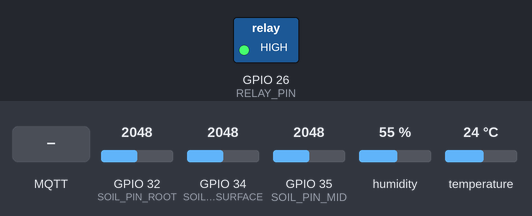
Recording of a sketch running on a simulated ESP32. Parts: switched loads named in the sketch (green lamp = pin HIGH). Inputs (shaded band) come from the test bench; at power-on: GPIO 32 (SOIL_PIN_ROOT) = 2048, GPIO 34 (SOIL_PIN_SURFACE) = 2048, GPIO 35 (SOIL_PIN_MID) = 2048, humidity 55 %, temperature 24 °C. WiFi joins after 1.5 s; servers stay silent unless stated; random numbers use the default seed unless the sketch sets one; no MQTT or app messages arrive unless stated; what the sketch prints to the serial monitor is not drawn.

Above: at 2.7 s.
2.8 s: MQTT message "ON" arrives on the first subscribed topic
At 3.6 s:
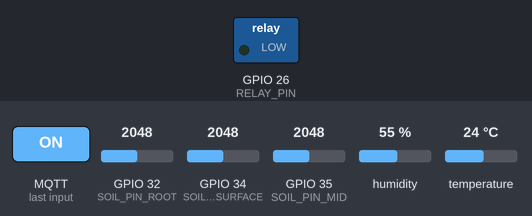
4.3 s: MQTT message "5" arrives on the first subscribed topic
Timing chart, 0 to 19.3 s (numbered marks = the images above; inputs shaded):
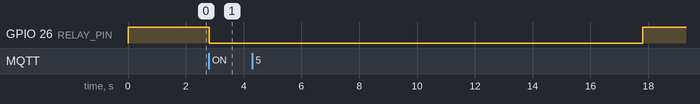

Measured:
- after the input at 2.8 s, GPIO 26 (RELAY_PIN): HIGH → LOW at once

The sketch:

sensor_node_greetopia_ready.ino
```cpp
/*
  !!! DEPRECATED - DO NOT FLASH TO A REAL PUMP !!!
  Replaced by firmware/sensor_node (v2). Known problems of this variant:
   - the MQTT handler no longer checks !pumpRunning, so every new "ON" restarts the timer and repeated commands keep the pump on;
   - the 15 s cutoff sits behind blocking Wi-Fi/MQTT reconnect loops;
   - HTTP mode has no command channel and HTTPS has no certificate handling;
   - based on the older sensor firmware (3000/1200, no power-switched probes, no calibration mode).
  Kept only for reference.
*/
/*
  ============================================================
  SMART IRRIGATION - SENSOR NODE FIRMWARE (ESP32)
  Greetopia Ready: Supports Authenticated MQTT and Direct HTTP API
  ============================================================
  Features:
    1. Reads 3-depth capacitive soil sensors (surface, mid, root) + DHT22 (temp/humidity).
    2. Supports Authenticated MQTT: Broker URL, Port, Username, and Password.
    3. Supports Direct HTTP Telemetry: Can post directly to Greetopia (e.g. Vercel)
       via REST API without needing an external MQTT broker!
    4. Hardware safety pump cutoff (hardcoded max duration).

  LIBRARIES REQUIRED (Arduino IDE > Tools > Manage Libraries):
    - "PubSubClient" by Nick O'Leary (for MQTT)
    - "DHT sensor library" by Adafruit (for temp/humidity)
    - "Adafruit Unified Sensor" by Adafruit
    - "ArduinoJson" by Benoît Blanchon (for HTTP JSON telemetry)
  ============================================================
*/

#include <WiFi.h>
#include <PubSubClient.h>
#include <HTTPClient.h>
#include <DHT.h>

// ============================================================
// 1. NETWORK & AUTHENTICATION CONFIGURATION
// ============================================================
const char* WIFI_SSID     = "YOUR_WIFI_NAME";
const char* WIFI_PASSWORD = "YOUR_WIFI_PASSWORD";

const char* PLANT_ID      = "plant01"; // Unique identifier for this plant

// --- MQTT Broker Configuration ---
// Set USE_MQTT to true if using an MQTT broker (e.g., HiveMQ, EMQX, Mosquitto)
const bool  USE_MQTT       = true;
const char* MQTT_BROKER    = "broker.hivemq.com"; // Your broker host
const int   MQTT_PORT      = 1883;                 // 1883 (TCP) or 8883 (TLS)
const char* MQTT_USERNAME  = "";                   // MQTT username (leave empty if none)
const char* MQTT_PASSWORD  = "";                   // MQTT password (leave empty if none)

// --- HTTP REST API Configuration ---
// Set USE_HTTP to true if you want to post directly to your Greetopia API (e.g. Vercel)
const bool  USE_HTTP       = false;
const char* HTTP_API_URL   = "https://greetopia.vercel.app/api/v1/plants/plant01/telemetry";
const char* DEVICE_TOKEN   = ""; // Optional: matches DEVICE_UPLOAD_TOKEN in backend .env

// ============================================================
// 2. HARDWARE PIN SETUP
// ============================================================
#define SOIL_PIN_SURFACE  34   // ~2-3cm deep (surface)
#define SOIL_PIN_MID      35   // ~7-8cm deep (mid-depth)
#define SOIL_PIN_ROOT     32   // ~15cm deep (root-zone)
#define DHT_PIN            4   // DHT22 data pin
#define RELAY_PIN         26   // Relay pin controlling pump
#define DHTTYPE        DHT22

// ============================================================
// 3. OPERATIONAL SETTINGS
// ============================================================
const unsigned long READ_INTERVAL_MS = 10000; // Read and publish every 10 seconds
const unsigned long MAX_PUMP_RUN_MS  = 15000; // Firmware safety limit: 15 seconds max
const bool RELAY_ACTIVE_LOW = true;          // Most relay modules trigger on LOW

const int SOIL_DRY_VALUE = 3000; // Calibrate in dry air
const int SOIL_WET_VALUE = 1200; // Calibrate submerged in water

// MQTT Topics
String TOPIC_SOIL_SURFACE = String("plants/") + PLANT_ID + "/soil/surface";
String TOPIC_SOIL_MID     = String("plants/") + PLANT_ID + "/soil/mid";
String TOPIC_SOIL_ROOT    = String("plants/") + PLANT_ID + "/soil/root";
String TOPIC_TEMP         = String("plants/") + PLANT_ID + "/temp";
String TOPIC_HUMIDITY     = String("plants/") + PLANT_ID + "/humidity";
String TOPIC_STATUS       = String("plants/") + PLANT_ID + "/status";
String TOPIC_COMMAND      = String("plants/") + PLANT_ID + "/water";

// Hardware objects
WiFiClient espClient;
PubSubClient mqttClient(espClient);
DHT dht(DHT_PIN, DHTTYPE);

unsigned long lastReadTime = 0;
bool pumpRunning = false;
unsigned long pumpStartTime = 0;
unsigned long pumpRunDurationMs = 0;

void pumpOn() {
  digitalWrite(RELAY_PIN, RELAY_ACTIVE_LOW ? LOW : HIGH);
}

void pumpOff() {
  digitalWrite(RELAY_PIN, RELAY_ACTIVE_LOW ? HIGH : LOW);
}

int readSoilPercent(int pin) {
  int raw = analogRead(pin);
  int pct = map(raw, SOIL_DRY_VALUE, SOIL_WET_VALUE, 0, 100);
  return constrain(pct, 0, 100);
}

void connectWiFi() {
  Serial.print("Connecting to WiFi: ");
  Serial.println(WIFI_SSID);
  WiFi.mode(WIFI_STA);
  WiFi.begin(WIFI_SSID, WIFI_PASSWORD);
  while (WiFi.status() != WL_CONNECTED) {
    delay(500);
    Serial.print(".");
  }
  Serial.println("\nWiFi connected! IP address: ");
  Serial.println(WiFi.localIP());
}

void mqttCallback(char* topic, byte* payload, unsigned int length) {
  String msg = "";
  for (unsigned int i = 0; i < length; i++) {
    msg += (char)payload[i];
  }
  msg.trim();
  Serial.printf("MQTT Message arrived on [%s]: %s\n", topic, msg.c_str());

  if (String(topic) == TOPIC_COMMAND && msg.startsWith("ON")) {
    unsigned long requestedMs = MAX_PUMP_RUN_MS;
    int colonIndex = msg.indexOf(':');
    if (colonIndex != -1) {
      int seconds = msg.substring(colonIndex + 1).toInt();
      if (seconds > 0) {
        requestedMs = (unsigned long)seconds * 1000UL;
      }
    }
    pumpRunDurationMs = min(requestedMs, MAX_PUMP_RUN_MS);
    Serial.printf("Watering command accepted. Pump ON for %lu ms\n", pumpRunDurationMs);
    pumpOn();
    pumpRunning = true;
    pumpStartTime = millis();
    if (USE_MQTT && mqttClient.connected()) {
      mqttClient.publish(TOPIC_STATUS.c_str(), "watering");
    }
  }
}

void connectMQTT() {
  while (!mqttClient.connected()) {
    Serial.print("Connecting to MQTT broker: ");
    Serial.println(MQTT_BROKER);
    String clientId = String("esp32-") + PLANT_ID + "-" + String(random(0xffff), HEX);

    bool connected = false;
    // Connect with or without authentication based on credentials provided
    if (strlen(MQTT_USERNAME) > 0) {
      connected = mqttClient.connect(clientId.c_str(), MQTT_USERNAME, MQTT_PASSWORD);
    } else {
      connected = mqttClient.connect(clientId.c_str());
    }

    if (connected) {
      Serial.println("MQTT connected successfully!");
      mqttClient.subscribe(TOPIC_COMMAND.c_str(), 1);
      mqttClient.publish(TOPIC_STATUS.c_str(), "idle");
    } else {
      Serial.print("MQTT connection failed, state rc=");
      Serial.print(mqttClient.state());
      Serial.println(". Retrying in 4 seconds...");
      delay(4000);
    }
  }
}

void sendHttpTelemetry(int surface, int mid, int root, float temp, float hum) {
  if (WiFi.status() != WL_CONNECTED) return;
  HTTPClient http;
  http.begin(HTTP_API_URL);
  http.addHeader("Content-Type", "application/json");
  if (strlen(DEVICE_TOKEN) > 0) {
    http.addHeader("X-Device-Token", DEVICE_TOKEN);
  }

  String json = "{";
  json += "\"soil_surface\":" + String(surface) + ",";
  json += "\"soil_mid\":" + String(mid) + ",";
  json += "\"soil_root\":" + String(root);
  if (!isnan(temp)) {
    json += ",\"temperature_c\":" + String(temp, 1);
  }
  if (!isnan(hum)) {
    json += ",\"humidity_pct\":" + String(hum, 1);
  }
  json += "}";

  int httpCode = http.POST(json);
  if (httpCode > 0) {
    Serial.printf("HTTP telemetry sent, response code: %d\n", httpCode);
  } else {
    Serial.printf("HTTP telemetry failed, error: %s\n", http.errorToString(httpCode).c_str());
  }
  http.end();
}

void setup() {
  Serial.begin(115200);
  pumpOff();
  pinMode(RELAY_PIN, OUTPUT);
  pumpOff();

  dht.begin();
  connectWiFi();

  if (USE_MQTT) {
    mqttClient.setServer(MQTT_BROKER, MQTT_PORT);
    mqttClient.setCallback(mqttCallback);
  }
}

void loop() {
  if (WiFi.status() != WL_CONNECTED) {
    connectWiFi();
  }

  if (USE_MQTT) {
    if (!mqttClient.connected()) {
      connectMQTT();
    }
    mqttClient.loop();
  }

  // Safety cutoff: never exceed pumpRunDurationMs
  if (pumpRunning && (millis() - pumpStartTime >= pumpRunDurationMs)) {
    pumpOff();
    pumpRunning = false;
    Serial.println("Pump turned OFF (safety cutoff / cycle complete).");
    if (USE_MQTT && mqttClient.connected()) {
      mqttClient.publish(TOPIC_STATUS.c_str(), "idle");
    }
  }

  // Periodic sensor read and publish
  if (millis() - lastReadTime >= READ_INTERVAL_MS) {
    lastReadTime = millis();

    int surface = readSoilPercent(SOIL_PIN_SURFACE);
    int mid     = readSoilPercent(SOIL_PIN_MID);
    int root    = readSoilPercent(SOIL_PIN_ROOT);

    float temp = dht.readTemperature();
    float hum  = dht.readHumidity();

    Serial.printf("Readings -> Surface: %d%% | Mid: %d%% | Root: %d%% | Temp: %.1fC | Hum: %.1f%%\n",
                  surface, mid, root, isnan(temp) ? 0.0 : temp, isnan(hum) ? 0.0 : hum);

    // 1. Publish via MQTT if enabled
    if (USE_MQTT && mqttClient.connected()) {
      mqttClient.publish(TOPIC_SOIL_SURFACE.c_str(), String(surface).c_str());
      mqttClient.publish(TOPIC_SOIL_MID.c_str(),     String(mid).c_str());
      mqttClient.publish(TOPIC_SOIL_ROOT.c_str(),    String(root).c_str());

      if (!isnan(temp)) {
        mqttClient.publish(TOPIC_TEMP.c_str(), String(temp, 1).c_str());
      }
      if (!isnan(hum)) {
        mqttClient.publish(TOPIC_HUMIDITY.c_str(), String(hum, 1).c_str());
      }
    }

    // 2. Publish via HTTP REST API if enabled
    if (USE_HTTP) {
      sendHttpTelemetry(surface, mid, root, temp, hum);
    }
  }
}
```
